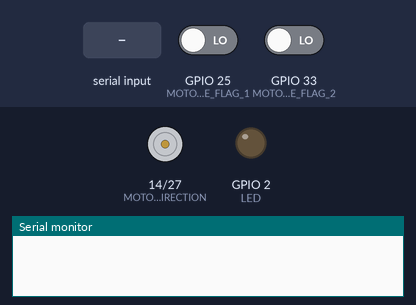
The sketch below on a simulated ESP32. Shown: direction and speed pins drawn as motors (green arrow = direction pin HIGH = forward, orange = LOW = backward, longer = more drive), output pins drawn as LEDs (lit = HIGH), the last lines printed to the serial monitor. Inputs (shaded band) come from the test bench; at power-on: GPIO 25 (MOTOR_STATE_FLAG_1) LOW, GPIO 33 (MOTOR_STATE_FLAG_2) LOW.

Above: at 1.2 s.
1.3 s: "30,150\n" received over Serial
At 3.7 s:
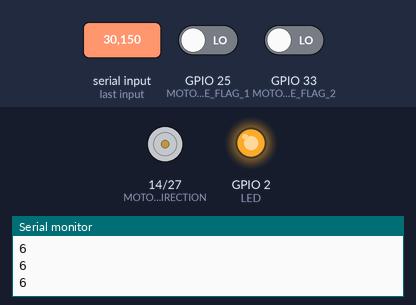
Timing chart, 0 to 5.2 s (numbered marks = the images above; inputs shaded):
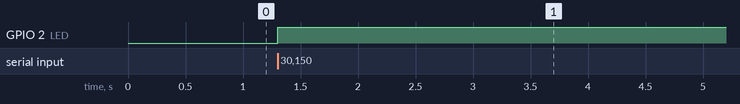

The sketch:

MotorDriverSerial.ino
```cpp
#include <analogWrite.h>
#define MOTOR_PWM 27
#define MOTOR_DIRECTION 14
#define ENCODER_INTERRUPT 13
#define MOTOR_SPEED 250
#define COUNT_VALUE 8
#define LED 2
#define MOTOR_STATE_FLAG_1 25
#define MOTOR_STATE_FLAG_2 33

uint32_t MOTOR_3DEGREE_COUNTER = 1294;
uint32_t MOTOR_5DEGREE_COUNTER = 2157;
uint32_t MOTOR_90DEGREE_COUNTER = 32355;

unsigned long now,op_time_last;
bool motor_direction_bool;
bool pinstate =false;
uint8_t motor_speed;
uint32_t operation_timer;
uint8_t ReceivedSerial = 0;
uint8_t status_flag[1];
bool motorStateFlag1 = false;
bool motorStateFlag2 = false;
uint8_t  NO_ACTION =0;
uint8_t  CHECK_AVAILABLITY = 1;
uint8_t  MOTOR_RIGHT_3 = 2;
uint8_t  MOTOR_LEFT_3 = 3;
uint8_t  MOTOR_RIGHT_5 = 4;
uint8_t  MOTOR_LEFT_90 = 5;

//raspberry commands list for ReceivedSerial variable
//0 = no action
//1 = check if the esp32 is available to action
//2 = send command to run motor to right to correction
//3 = send command to run motor to left to correction
//4 = send command to run motor right to make routine operation to right
//5 = send command to run motor to reverse for next day

//esp responses list for actions
//6 = avalibility check value
//7 = motor action finished successfully

void Motor_Run(uint8_t motor_speed, bool motor_direction_bool);
void Motor_Stop(void);
void ledToggle(void);


void setup() {
  Serial.begin(115200);
  //pinMode(ENCODER_INTERRUPT, INPUT_PULLUP);
  pinMode(MOTOR_PWM, OUTPUT);
  pinMode(MOTOR_DIRECTION, OUTPUT);
  pinMode(MOTOR_STATE_FLAG_1, INPUT);
  pinMode(MOTOR_STATE_FLAG_2, INPUT);
  pinMode(LED, OUTPUT);
  //attachInterrupt(digitalPinToInterrupt(ENCODER_INTERRUPT),encoder_count,FALLING);
  //digitalPinToInterrupt(13);
  }

void loop() {
    ReceivedSerial = Serial.read() - '0';
    if (ReceivedSerial <= 200){
      if(ReceivedSerial == CHECK_AVAILABLITY){
        ledToggle();
        Serial.println("6");
        ReceivedSerial = 0;
        }
      if(ReceivedSerial == MOTOR_RIGHT_3){
        Serial.println("6");
        ledToggle();
        operation_timer = MOTOR_3DEGREE_COUNTER;
        ReceivedSerial = 0;
        Motor_Run(MOTOR_SPEED,true);
        delay(operation_timer);
        Motor_Stop();
        }
      if(ReceivedSerial == MOTOR_LEFT_3){
        Serial.println("6");
        ledToggle();
        operation_timer = MOTOR_3DEGREE_COUNTER;
        ReceivedSerial = 0;
        Motor_Run(MOTOR_SPEED,false);
        delay(operation_timer);
        Motor_Stop();
        }
      if(ReceivedSerial == MOTOR_RIGHT_5){
        ReceivedSerial = 0;
        Serial.println("6");
        ledToggle();
        operation_timer = MOTOR_5DEGREE_COUNTER;
        Motor_Run(MOTOR_SPEED,true);
        delay(operation_timer);
        Motor_Stop();
        }
      if(ReceivedSerial == MOTOR_LEFT_90){
        Serial.println("6");
        ReceivedSerial = 0;
        ledToggle();
        operation_timer = MOTOR_90DEGREE_COUNTER;
        Motor_Run(MOTOR_SPEED,false);
        delay(operation_timer);
        Motor_Stop();
        }
    }
}


void Motor_Run(uint8_t motor_speed, bool motor_direction){
  now = millis();
  motorStateFlag1 = digitalRead(MOTOR_STATE_FLAG_1);
  motorStateFlag2 = digitalRead(MOTOR_STATE_FLAG_2);
  motorStateFlag1 = false;
  motorStateFlag2 = false;
  if(motorStateFlag1 == false && motorStateFlag2 == false && ((now - op_time_last) >= 150000)){
    digitalWrite(MOTOR_DIRECTION, motor_direction);
    analogWrite(MOTOR_PWM,motor_speed);
    op_time_last = millis();
  }
   else{
    digitalWrite(MOTOR_DIRECTION, true);
    analogWrite(MOTOR_PWM,0);
    }
 }

void Motor_Stop(){
  motor_speed = 0;
  Motor_Run(motor_speed,true);
  }

//void encoder_count(){
//  if(pinstate == false){
//    digitalWrite(LED, HIGH);
//    pinstate = true;}
//  else if(pinstate == true){
//    digitalWrite(LED, LOW);
//    pinstate = false;}
//  Serial.println(operation_timer);
//  operation_timer--;
//  if (operation_timer == 0){
//  Serial.println("counter0");
//    Motor_Stop();
//  }
//}

void ledToggle(){
    if(pinstate == false){
    digitalWrite(LED, HIGH);
    pinstate = true;}
    else if(pinstate == true){
    digitalWrite(LED, LOW);
    pinstate = false;}}
```

Measured:
- after the input at 1.3 s, GPIO 2 (LED): LOW → HIGH at once
